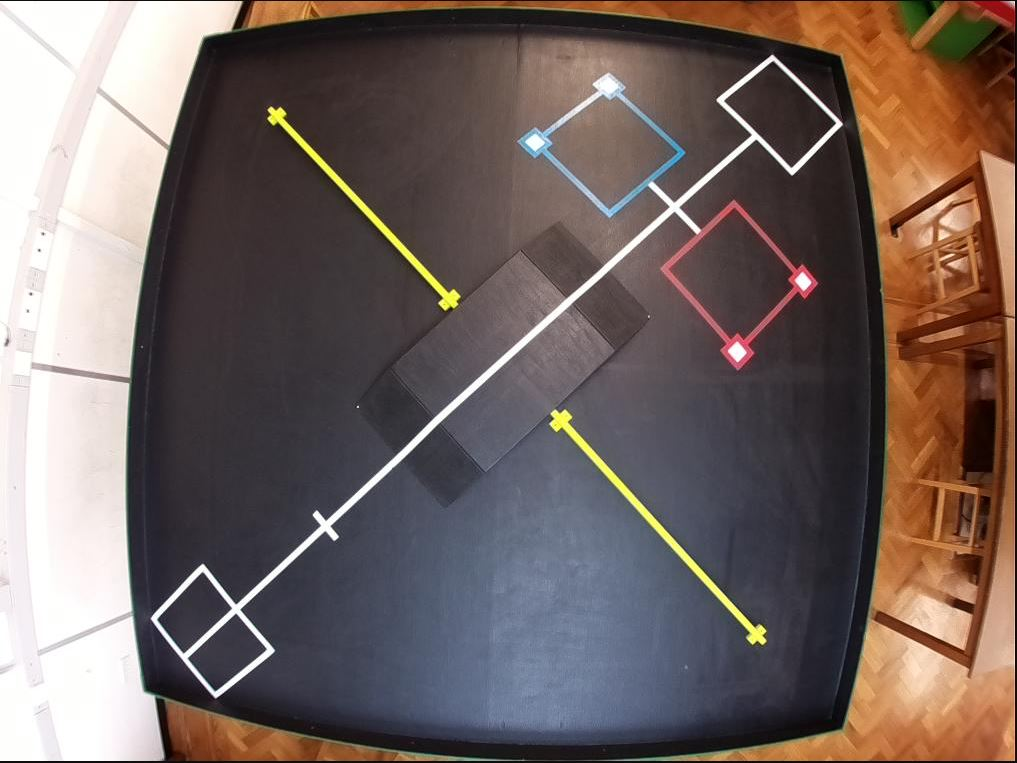
#> input picture Table.JPG, 1017 x 763 px, given in place of video.mjpeg, which was not available
$ python colourfiltering.py
#> lines starting #> are read from the running program, lines starting #| are printed output that depends on the picture; after the words box and inside, x2 and y2 are one past the last pixel; in counts of white or black regions, pixels touching at a corner belong together; pictures that were not available may be replaced by others from this repository, and a replacement may not be noted
import cv2
import numpy as np

stream = cv2.VideoCapture('http://localhost:8081/stream/video.mjpeg')

mtx = np.fromfile('distortion/cameramatrix.dat', dtype=float)
#> (reads distortion/cameramatrix.dat from the repository)
dist = np.fromfile('distortion/distortionmatrix.dat')
#> (reads distortion/distortionmatrix.dat from the repository)
newmtx = np.fromfile('distortion/newcameramatrix.dat')
#> (reads distortion/newcameramatrix.dat from the repository)
mtx = np.reshape(mtx, (3, 3))
dist = np.reshape(dist, (1,5))
newmtx = np.reshape(newmtx, (3,3))
# hape of the image: (760, 1016, 3)

while True:
    r, f = stream.read()
#> f is the input picture: shape (763, 1017, 3); mean B, G, R 96.5, 100.6, 115.1
    f = cv2.undistort(f, mtx, dist, None, newmtx)
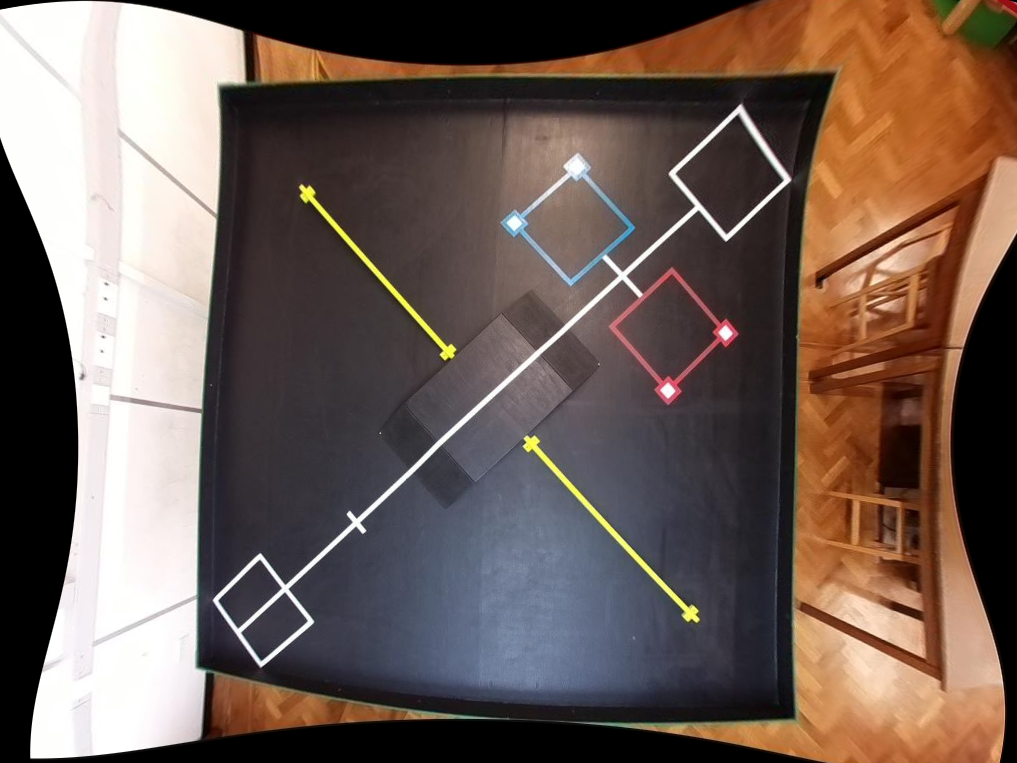
#> f: shape (763, 1017, 3); mean B, G, R 86.2, 94, 111.3
    f = f[:, 200:800]
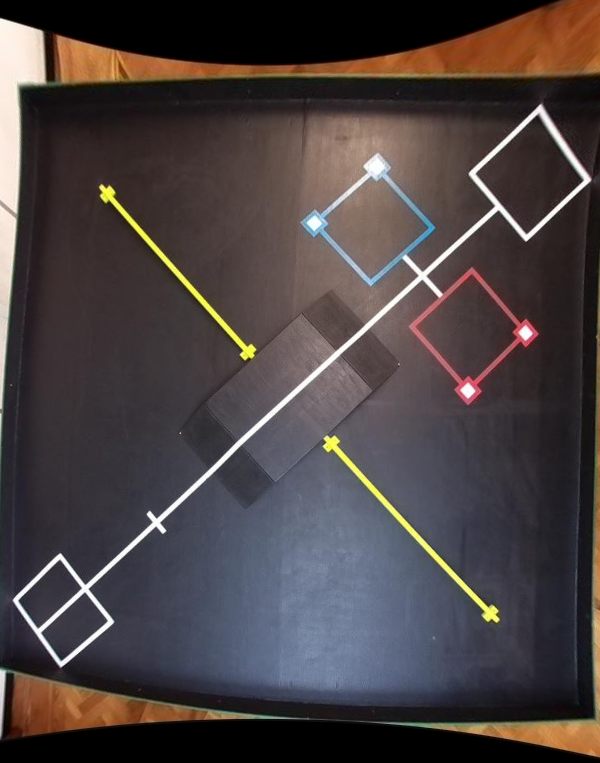
#> f: shape (763, 600, 3); mean B, G, R 66, 65.6, 74.2
    # Convert BGR to HSV
    hsv = cv2.cvtColor(f, cv2.COLOR_BGR2HSV)
#> hsv: shape (763, 600, 3); mean H, S, V 75.9, 56.3, 80.2
    # Define range of blue color in HSV
    sensitivity = 15
    lower_white = np.array([0,0,255-sensitivity])
    upper_white = np.array([255,sensitivity,255])
    # Threshold the HSV image to get only blue colors
    white_mask = cv2.inRange(hsv, lower_white, upper_white)
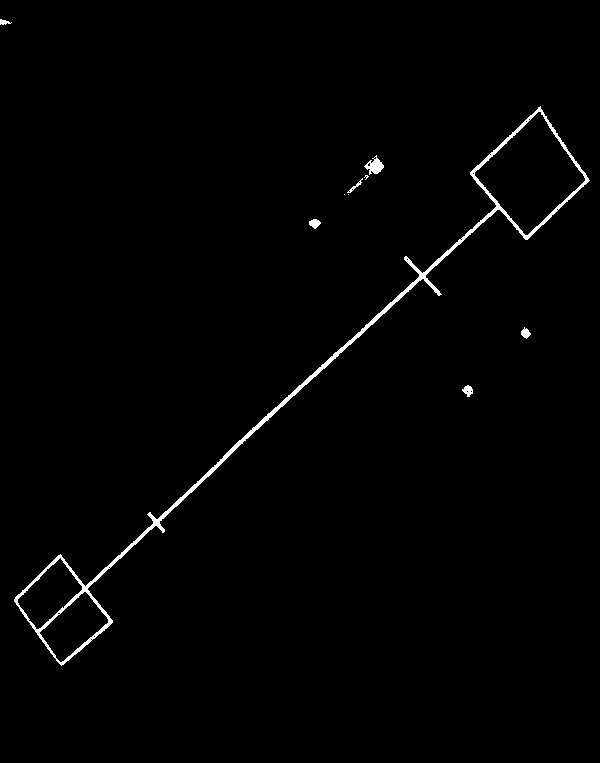
#> white_mask: shape (763, 600); 1.1% white; 10 white regions (3 under 20 px), largest, box (x1, y1, x2, y2) and area: (14, 106, 590, 666) 4688, (364, 155, 384, 175) 198, (462, 385, 473, 397) 81
    # Bitwise-AND mask and original image
    white_res = cv2.bitwise_and(f,f, mask= white_mask)

    cv2.imshow('IP Camera stream', white_res)
    if cv2.waitKey(1) & 0xFF == ord('q'):
#> (key q is pressed here)
        break

cv2.destroyAllWindows()
